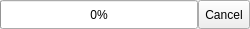
<ui version="4.0" >
 <class>ProgressBar</class>
 <widget class="QWidget" name="ProgressBar" >
  <property name="geometry" >
   <rect>
    <x>0</x>
    <y>0</y>
    <width>250</width>
    <height>29</height>
   </rect>
  </property>
  <property name="sizePolicy" >
   <sizepolicy vsizetype="Preferred" hsizetype="Expanding" >
    <horstretch>0</horstretch>
    <verstretch>0</verstretch>
   </sizepolicy>
  </property>
  <property name="windowTitle" >
   <string>Form</string>
  </property>
  <property name="autoFillBackground" >
   <bool>true</bool>
  </property>
  <layout class="QHBoxLayout" >
   <property name="spacing" >
    <number>0</number>
   </property>
   <property name="margin" >
    <number>0</number>
   </property>
   <item>
    <widget class="QProgressBar" name="progBar_" >
     <property name="sizePolicy" >
      <sizepolicy vsizetype="Minimum" hsizetype="Expanding" >
       <horstretch>0</horstretch>
       <verstretch>0</verstretch>
      </sizepolicy>
     </property>
     <property name="value" >
      <number>0</number>
     </property>
    </widget>
   </item>
   <item>
    <widget class="QToolButton" name="cancelButton_" >
     <property name="sizePolicy" >
      <sizepolicy vsizetype="Minimum" hsizetype="Fixed" >
       <horstretch>0</horstretch>
       <verstretch>0</verstretch>
      </sizepolicy>
     </property>
     <property name="text" >
      <string>Cancel</string>
     </property>
    </widget>
   </item>
  </layout>
 </widget>
 <resources/>
 <connections/>
</ui>
